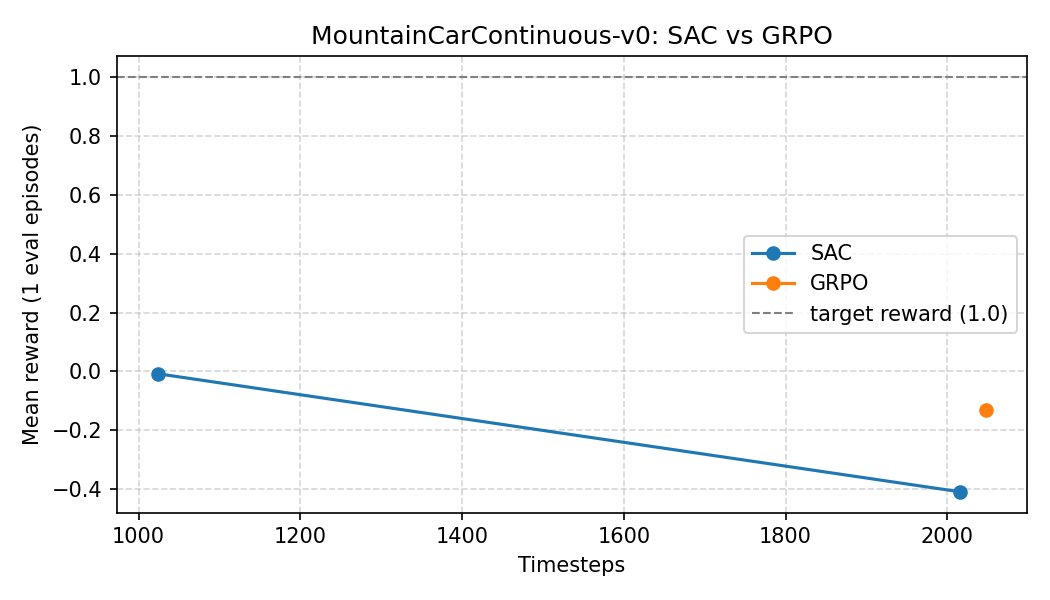

Write Python code to recreate this figure.
"""
Side-by-side training comparison between SAC (Stable-Baselines3)
and GRPO (sb3-contrib) on MountainCarContinuous-v0.

The script trains each agent until it reaches the specified reward
threshold (default: 90) or hits the maximum timesteps budget.
It records evaluation rewards along the way and produces a small
comparison plot so you can see which learner solves the task faster.

Usage:
    python examples/sac_vs_grpo.py --max-timesteps 300000 --threshold 90
"""

from __future__ import annotations

import argparse
import time
from dataclasses import dataclass
from pathlib import Path

import gymnasium as gym
from stable_baselines3 import SAC
from stable_baselines3.common.env_util import make_vec_env
from stable_baselines3.common.evaluation import evaluate_policy
from stable_baselines3.common.monitor import Monitor

from sb3_contrib import GRPO


ENV_ID = "MountainCarContinuous-v0"


@dataclass
class RunStats:
    algo: str
    rewards: list[float]
    timesteps: list[int]
    wallclock_s: float
    solved: bool


def format_stats(stats: RunStats) -> str:
    status = "✅" if stats.solved else "⚠️"
    best = f"{max(stats.rewards):.1f}" if stats.rewards else "N/A"
    steps = stats.timesteps[-1] if stats.timesteps else 0
    return f"{status} {stats.algo.upper()}: best={best}, steps={steps}, wallclock={stats.wallclock_s:.1f}s"


def make_env(seed: int) -> gym.Env:
    env = Monitor(gym.make(ENV_ID))
    env.reset(seed=seed)
    env.action_space.seed(seed)
    return env


def train_until_solved(
    algo: str,
    max_timesteps: int,
    threshold: float,
    eval_episodes: int,
    seed: int,
    eval_every: int = 10_000,
    n_envs: int = 1,
) -> tuple[RunStats, SAC | GRPO]:
    train_env = make_env(seed) if algo == "sac" else make_vec_env(ENV_ID, n_envs=n_envs, seed=seed)
    eval_env = make_env(seed)
    if algo == "sac":
        model = SAC(
            "MlpPolicy",
            train_env,
            learning_rate=0.0003,
            gamma=0.9999,
            buffer_size=50_000,
            batch_size=512,
            train_freq=32,
            gradient_steps=32,
            tau=0.01,
            ent_coef=0.1,
            use_sde=True,
            learning_starts=0,
            policy_kwargs=dict(log_std_init=-3.67, net_arch=[64, 64]),
            verbose=1,
            seed=seed,
        )
    elif algo == "grpo":
        # Hyperparameters that solve MountainCarContinuous-v0 (mean reward > 90)
        # when trained with 8 parallel environments and ~400k timesteps.
        model = GRPO(
            "MlpPolicy",
            train_env,
            learning_rate=3e-4,
            n_steps=1024,
            batch_size=1024,
            n_epochs=10,
            gamma=0.999,
            gae_lambda=0.95,
            group_size=4,
            kl_coef=0.05,
            clip_range=0.2,
            ent_coef=0.0,
            vf_coef=0.5,
            clip_range_vf=0.2,
            max_grad_norm=0.5,
            use_sde=True,
            sde_sample_freq=4,
            policy_kwargs=dict(net_arch=[256, 256]),
            seed=seed,
            verbose=1,
        )
    else:
        raise ValueError(f"Unknown algorithm: {algo}")

    rewards, steps = [], []
    solved = False
    start = time.time()

    while model.num_timesteps < max_timesteps:
        chunk = min(eval_every, max_timesteps - model.num_timesteps)
        if chunk <= 0:
            break
        model.learn(total_timesteps=chunk, reset_num_timesteps=False, progress_bar=False)
        mean_reward, _ = evaluate_policy(model, eval_env, n_eval_episodes=eval_episodes, deterministic=True)
        rewards.append(mean_reward)
        steps.append(model.num_timesteps)
        print(f"[{algo.upper()}] {model.num_timesteps} steps -> mean_reward={mean_reward:.2f}")
        if mean_reward >= threshold:
            solved = True
            break

    wallclock_s = time.time() - start
    train_env.close()
    eval_env.close()
    return RunStats(algo=algo, rewards=rewards, timesteps=steps, wallclock_s=wallclock_s, solved=solved), model


def plot_progress(
    results: list[RunStats], output_path: Path, threshold: float, eval_episodes: int | None = None
) -> None:
    try:
        import matplotlib.pyplot as plt
    except ImportError:
        print("matplotlib is not installed; skipping plot creation.")
        return

    fig, ax = plt.subplots(figsize=(7, 4))
    for stats in results:
        ax.plot(stats.timesteps, stats.rewards, marker="o", label=f"{stats.algo.upper()}")
    ax.axhline(threshold, color="gray", linestyle="--", linewidth=1, label=f"target reward ({threshold})")
    ax.set_xlabel("Timesteps")
    episode_label = f"{eval_episodes} eval episodes" if eval_episodes is not None else "evaluation rollouts"
    ax.set_ylabel(f"Mean reward ({episode_label})")
    ax.set_title("MountainCarContinuous-v0: SAC vs GRPO")
    ax.legend()
    ax.grid(True, linestyle="--", alpha=0.5)
    fig.tight_layout()
    output_path.parent.mkdir(parents=True, exist_ok=True)
    fig.savefig(output_path, dpi=150)
    print(f"Saved comparison plot to {output_path}")


def main() -> None:
    parser = argparse.ArgumentParser()
    parser.add_argument("--threshold", type=float, default=90.0, help="Reward threshold for success.")
    parser.add_argument("--max-timesteps", type=int, default=400_000, help="Per-agent training budget.")
    parser.add_argument("--eval-episodes", type=int, default=5, help="Episodes used for evaluation rollouts.")
    parser.add_argument("--eval-every", type=int, default=20_000, help="Train this many timesteps between evals.")
    parser.add_argument("--seed", type=int, default=432640)
    parser.add_argument("--n-envs", type=int, default=8, help="Parallel environments for on-policy (GRPO).")
    parser.add_argument(
        "--plot-path",
        type=Path,
        default=Path(__file__).with_name("sac_vs_grpo.png"),
        help="Where to store the comparison plot.",
    )
    args = parser.parse_args()

    print(f"Training SAC and GRPO on {ENV_ID} until reward >= {args.threshold}")
    results: list[RunStats] = []
    for algo_name in ("sac", "grpo"):
        stats, _ = train_until_solved(
            algo_name,
            max_timesteps=args.max_timesteps,
            threshold=args.threshold,
            eval_episodes=args.eval_episodes,
            seed=args.seed,
            eval_every=args.eval_every,
            n_envs=args.n_envs,
        )
        results.append(stats)

    sac_stats, grpo_stats = results
    plot_progress(results, args.plot_path, args.threshold, args.eval_episodes)

    print("Summary:")
    print("  " + format_stats(sac_stats))
    print("  " + format_stats(grpo_stats))
    if sac_stats.solved != grpo_stats.solved:
        winner = "SAC" if sac_stats.solved else "GRPO"
        print(f"=> {winner} solved the task while the other did not.")
    elif sac_stats.rewards and grpo_stats.rewards:
        if max(sac_stats.rewards) > max(grpo_stats.rewards):
            print("=> SAC reached the higher peak reward.")
        elif max(grpo_stats.rewards) > max(sac_stats.rewards):
            print("=> GRPO reached the higher peak reward.")
        else:
            print("=> Both matched on peak reward; check timesteps for speed.")


if __name__ == "__main__":
    main()
